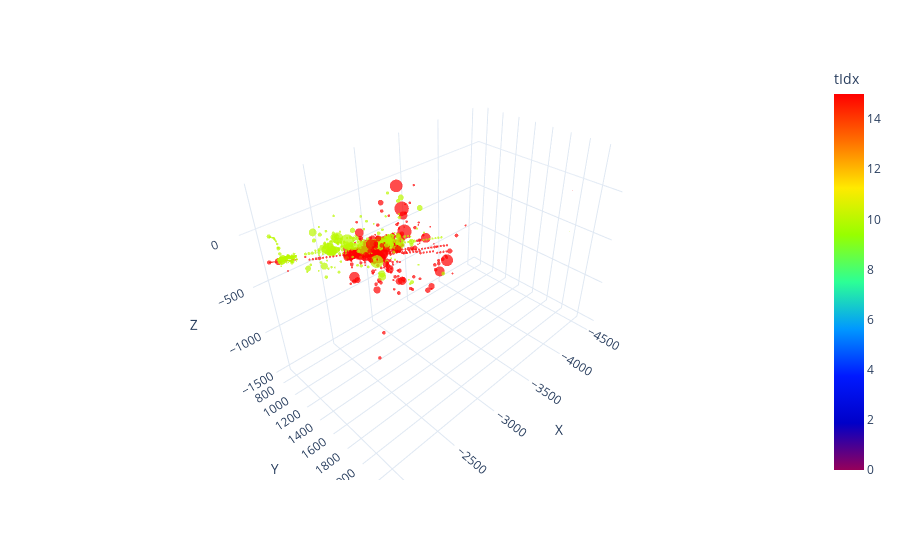

This figure's notebook cell:
### Code cell
import pandas as pd
import plotly.express as px
from src.logger.plotting_tools import shuffle_truth_colors
from src.layers.inference_oc import clustering_obtain_labels

mask = (g.ndata['particle_number']==15) +(g.ndata['particle_number']==10)#+(g.ndata['particle_number']==1)+(g.ndata['particle_number']==8)

tidx = 1*(g.ndata['particle_number'][mask].view(-1,1)) #1*(g.ndata['particle_number'][mask].view(-1,1)) #1*(labels_hdb[mask].view(-1,1))  # 1*(labels_clustering[mask].view(-1,1)) 
#tidx =    1*(g.ndata['hit_link_modified'][mask].view(-1,1))+1
features =   20*g.ndata['e_hits'][mask].view(-1,1)+g.ndata['h'][:,-1][mask].view(-1,1)/20
cellid= g.ndata['particle_number'][mask].view(-1,1)
chi_squared_tracks= g.ndata['chi_squared_tracks'][mask].view(-1,1)
X = g.ndata["pos_hits_xyz"][mask] #[mask]
data = {
            "X":X[:, 0].view(-1, 1).detach().cpu().numpy(),
            "Y": X[:, 1].view(-1, 1).detach().cpu().numpy(),
            "Z": X[:, 2].view(-1, 1).detach().cpu().numpy(),
            "tIdx": tidx.view(-1, 1).detach().cpu().numpy(),
            "features": features.view(-1, 1).detach().cpu().numpy(),
            "cellid":cellid.view(-1, 1).detach().cpu().numpy(),
            "chi_squared_tracks": chi_squared_tracks.view(-1, 1).detach().cpu().numpy(),
        }
hoverdict = {}
# if hoverfeat is not None:
#     for j in range(hoverfeat.shape[1]):
#         hoverdict["f_" + str(j)] = hoverfeat[:, j : j + 1]
#     data.update(hoverdict)

# if nidx is not None:
#     data.update({"av_same": av_same})

df = pd.DataFrame(
np.concatenate([data[k] for k in data], axis=1),
columns=[k for k in data],
)
rdst = np.random.RandomState(1234567890)  # all the same
# shuffle_truth_colors(df, "tIdx", rdst)

hover_data = ["tIdx", "cellid", "chi_squared_tracks"] #+ [k for k in hoverdict.keys()]
# if nidx is not None:
#     hover_data.append("av_same")
fig = px.scatter_3d(
df,
x="X",
y="Y",
z="Z",
color="tIdx",
size="features",
hover_data=hover_data,
template="plotly_white",
range_color=[0,15],
color_continuous_scale=px.colors.sequential.Rainbow,
)
fig.update_traces(marker=dict(line=dict(width=0)))

### Figure 1 — Plotly figure (JSON) as saved in the notebook; plotly's stock layout.template omitted (floating-point values rounded to 4 significant figures; data arrays with more than 128 entries replaced by an {"elided": "..."} marker saying what was removed)
{"data": [{"customdata": {"elided": "853x3 float values"}, "hovertemplate": "X=%{x}<br>Y=%{y}<br>Z=%{z}<br>features=%{marker.size}<br>tIdx=%{marker.color}<br>cellid=%{customdata[1]}<br>chi_squared_tracks=%{customdata[2]}<extra></extra>", "legendgroup": "", "marker": {"color": {"elided": "853 int values"}, "coloraxis": "coloraxis", "line": {"width": 0}, "size": {"elided": "853 float values"}, "sizemode": "area", "sizeref": 0.09774, "symbol": "circle"}, "mode": "markers", "name": "", "scene": "scene", "showlegend": false, "type": "scatter3d", "x": {"elided": "853 float values"}, "y": {"elided": "853 float values"}, "z": {"elided": "853 float values"}}], "layout": {"coloraxis": {"cmax": 15, "cmin": 0, "colorbar": {"title": {"text": "tIdx"}}, "colorscale": [[0, "rgb(150,0,90)"], [0.125, "rgb(0,0,200)"], [0.25, "rgb(0,25,255)"], [0.375, "rgb(0,152,255)"], [0.5, "rgb(44,255,150)"], [0.625, "rgb(151,255,0)"], [0.75, "rgb(255,234,0)"], [0.875, "rgb(255,111,0)"], [1, "rgb(255,0,0)"]]}, "legend": {"itemsizing": "constant", "tracegroupgap": 0}, "margin": {"t": 60}, "scene": {"domain": {"x": [0, 1], "y": [0, 1]}, "xaxis": {"title": {"text": "X"}}, "yaxis": {"title": {"text": "Y"}}, "zaxis": {"title": {"text": "Z"}}}}}
